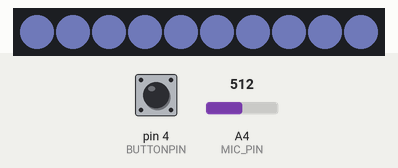
This sketch was run on a simulated Arduino Uno, built with avr-gcc and run on an emulated ATmega328P. Shown: 10 RGB LEDs in strip order, left to right. The test bench sets the inputs (shaded band); at power-on: pin 4 (BUTTONPIN) LOW, A4 (MIC_PIN) = 512. Dim RGB values are drawn brighter than linear; random numbers use the default seed unless the sketch sets one.

Above: at 1.29 s.
1.3 s: pin 4 (BUTTONPIN) pulled HIGH for 0.15 s
At 1.53 s:
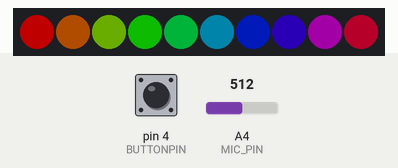
2.0 s: pin 4 (BUTTONPIN) pulled HIGH for 0.15 s
At 2.25 s:
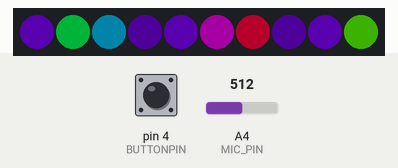
2.7 s: pin 4 (BUTTONPIN) pulled HIGH for 1 s
At 3.77 s:
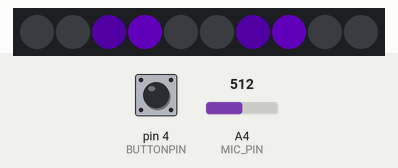
4.3 s: pin 4 (BUTTONPIN) pulled HIGH for 0.15 s
At 5.8 s:
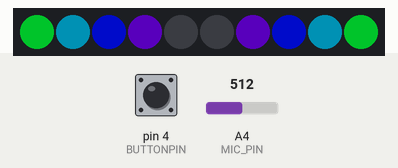
6.1 s: pin 4 (BUTTONPIN) pulled HIGH for 0.15 s
At 6.31 s:
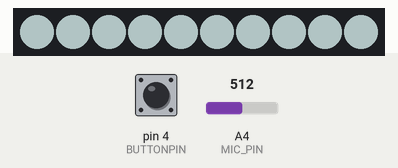
6.8 s: pin 4 (BUTTONPIN) pulled HIGH for 0.15 s
At 7.19 s:
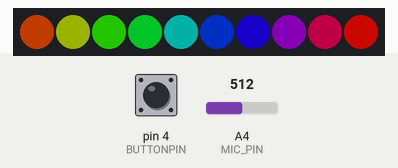

Measured:
- after the input at 6.1 s, the LEDs: change after 0.20 s (image 5)

The sketch:

Dale_Coachella_Project_CP.ino
```cpp
/*     ---------------------------------------------------------
 *     |  Blinking Bracelet Project for Coachella              |
 *     ---------------------------------------------------------
 *
 *  Uses the adafruit libraries for wearable LED arrays as well as accelerometer code
 */

#include <Adafruit_NeoPixel.h>

#define PIN 17
#define TPIXEL 10 //The total amount of pixel's/led's in your connected strip/stick (Default is 60)
#define BUTTONPIN 4 // the number of the pushbutton pin
#define MIC_PIN   A4  // Microphone is attached to this analog pin
#define DC_OFFSET  -172  // DC offset in mic signal - if unusure, leave 0
#define NOISE     10  // Noise/hum/interference in mic signal
#define SAMPLES   60  // Length of buffer for dynamic level adjustment
#define TOP       (TPIXEL + 2) // Allow dot to go slightly off scale
enum FadeDirection {FORWARD, REVERSE};

//color mode settings. These define the number of total number of color modes and the order that they are selected.
#define COLORFADE_MODE 0 //fade between two colors
//#define COLORWIPE_MODE 1 //color wipe mode
//#define RAINBOW_MODE 2 // rainbow mode
#define RAINBOWCYCLE_MODE 1 //rainbow cycle mode
#define THEATERCHASE_MODE 2 //
#define VUDOUBLE_MODE 3 // double vu mode constant
#define NUM_MODES 4 // sets the maximum number of color modes

const int longPressDuration = 750; // duration of a long press in milliseconds
const int brightnessLevels = 3; //defines how many brightness levels will be used
const int minBrightness = 80; //defines the lowest brightness level from 0-255
const int maxBrightness = 180; //defines the maximum brightness level from 0-255

// variables will change:
int
buttonState = 0,             // variable for reading the pushbutton status
lastButtonState = 0,     // variable for tracking the last button status
currentBrightness = 80;        // keeps track of the current color that is displayed for fading purposes

// the following variables are long's because the time, measured in miliseconds,
// will quickly become a bigger number than can be stored in an int.
long
buttonStart = 0,         // marks when the button was first pushed
lastDebounceTime = 0,  // the last time the output pin was toggled
debounceDelay = 50;    // the debounce time; increase if the output flickers
uint32_t currentColor = Adafruit_NeoPixel::Color(190,210,210),
fadeColor1 = Adafruit_NeoPixel::Color(190,210,210),
fadeColor2 = Adafruit_NeoPixel::Color(0,0,255);  // set the first color to black;

FadeDirection fadeDir = FORWARD;

volatile int lightMode = 0; // how many times the button has been pressed

uint16_t
WaitTime = 80;

unsigned long previousMillis;

//vuMeter variables
byte
peak      = 0,      // Used for falling dot
dotCount  = 0,      // Frame counter for delaying dot-falling speed
volCount  = 0,      // Frame counter for storing past volume data
count1 = 0,
count2 = 0;

int
vol[SAMPLES],       // Collection of prior volume samples
    lvl       = 10,      // Current "dampened" audio level
    minLvlAvg = 0,      // For dynamic adjustment of graph low & high
    maxLvlAvg = 512;

Adafruit_NeoPixel strip = Adafruit_NeoPixel(TPIXEL, PIN, NEO_GRB + NEO_KHZ800);
// our RGB -> eye-recognized gamma color
byte gammatable[256];

void setup() {
  pinMode(BUTTONPIN, INPUT); //Set the switch pin as input
  pinMode(PIN, OUTPUT);
  lastButtonState = digitalRead(BUTTONPIN);
  buttonState = lastButtonState;
  randomSeed(analogRead(0));
  strip.setBrightness(currentBrightness); //adjust brightness here
  strip.begin();
  strip.show(); // Initialize all pixels to 'off'
}

void loop() {
  debounceButton();
  if (lightMode == VUDOUBLE_MODE) {
    vuDoubleMeterUpdate();
  }
  else {
    if (millis() - previousMillis >= WaitTime) {
      switch (lightMode) {
        case COLORFADE_MODE:
         colorFadeUpdate();
         break;
 //       case COLORWIPE_MODE:
   //       colorWipeUpdate();
     //     break;
 //       case RAINBOW_MODE:
  //        rainbowUpdate();
   //       break;
        case RAINBOWCYCLE_MODE:
          rainbowCycleUpdate();
          break;
        case THEATERCHASE_MODE:
          theaterChaseUpdateTrail();
      }
      previousMillis = millis();
    }
  }
}

void debounceButton() {
  int reading = digitalRead(BUTTONPIN);
  if (reading != lastButtonState) {
    lastDebounceTime = millis();
  }

  if ((millis() - lastDebounceTime) > debounceDelay) {
    if (reading != buttonState) {
      buttonState = reading;

      if (buttonState == HIGH) {
        buttonStart = millis();
      }
      else {
        int pressDuration = millis() - buttonStart; //calculate how long the button was pressed for
        if (pressDuration < longPressDuration) {
          swap(); //change modes if the press was short
        }
        else {
          currentBrightness = currentBrightness + ((maxBrightness - minBrightness) / brightnessLevels); //step up our brightness, using 20 as our lowest light level
          if (currentBrightness > maxBrightness) {
            currentBrightness = minBrightness;
          }
          strip.setBrightness(currentBrightness); //fade gradually to a random color if it was a long press
        }
      }
    }
  }
  lastButtonState = reading;
}

void swap() {
  if (lightMode++ == NUM_MODES - 1) {
    lightMode = 0;
  }
  currentColor = getRandomColor();
  count1 = 0;
  count2 = 0;
}

uint32_t Wheel(byte WheelPos) {
  WheelPos = 255 - WheelPos;
  if (WheelPos < 85) {
    return strip.Color(255 - WheelPos * 3, 0, WheelPos * 3);
  } else if (WheelPos < 170) {
    WheelPos -= 85;
    return strip.Color(0, WheelPos * 3, 255 - WheelPos * 3);
  } else {
    WheelPos -= 170;
    return strip.Color(WheelPos * 3, 255 - WheelPos * 3, 0);
  }
}

uint32_t getRandomColor() {
  return Wheel(lowByte(random(0, 255)));
}

void colorWipeUpdate() {
  strip.setPixelColor(count1++, currentColor);
  strip.show();
  if (count1 == strip.numPixels()) {
    count1 = 0;
    currentColor = getRandomColor();
  }
}

void colorFadeUpdate() {
  byte TotalSteps = 50;
  int redColor, greenColor, blueColor;
        uint8_t red = ((Red(fadeColor1) * (TotalSteps - count1)) + (Red(fadeColor2) * count1)) / TotalSteps;
        uint8_t green = ((Green(fadeColor1) * (TotalSteps - count1)) + (Green(fadeColor2) * count1)) / TotalSteps;
        uint8_t blue = ((Blue(fadeColor1) * (TotalSteps - count1)) + (Blue(fadeColor2) * count1)) / TotalSteps;
  for (byte i = 0; i < strip.numPixels(); i++) {
    strip.setPixelColor(i, red, green, blue);
  }
  strip.show();
  if (fadeDir == FORWARD) {
    if (++count1 >= TotalSteps) {
      fadeDir = REVERSE;
    }
  }
  else {
    if (--count1 <= 0) {
      fadeDir = FORWARD;
    }
  }
}

void rainbowUpdate() {
  uint16_t i;
  for (i = 0; i < strip.numPixels(); i++) {
    strip.setPixelColor(i, Wheel((i + count1) & 255));
    strip.show();
    count1++;
    if (count1 == 256) {
      count1 = 0;
    }
  }
}
// Slightly different, this makes the rainbow equally distributed throughout
void rainbowCycleUpdate() {
  for (uint16_t i = 0; i < strip.numPixels(); i++) {
    strip.setPixelColor(i, Wheel(((i * 256 / strip.numPixels()) + count1++) & 255));
  }
  strip.show();
  if (count1 == 256 * 5) {
    count1 = 0;
  }
}

//Theatre-style crawling lights.
void theaterChaseUpdate() {
  for (int i = 0; i < strip.numPixels(); i = i + 4) {
    strip.setPixelColor(i + count1, currentColor);  //turn every third pixel on
  }
  strip.show();

  for (int i = 0; i < strip.numPixels(); i = i + 4) {
    strip.setPixelColor(i + count1, 0);      //turn every third pixel off
  }
  if (++count1 == 4) {
    count1 = 0;
  }
}

//Theatre-style crawling lights.
void theaterChaseUpdateTrail() {
  for (int i = 0; i < strip.numPixels(); i = i + 4) {
    strip.setPixelColor(i + count1, currentColor);  //turn every third pixel on
    strip.setPixelColor(i + count1 - 1, getHalfBrightness(currentColor));
  }
  strip.show();

  for (int i = 0; i < strip.numPixels(); i = i + 4) {
    strip.setPixelColor(i + count1, 0);      //turn every third pixel off
    strip.setPixelColor(i + count1 - 1, 0);
  }
  if (++count1 == 4) {
    count1 = 0;
  }
}
//VU Style Sound Meter with two bars
void vuDoubleMeterUpdate() {
  uint8_t  i;
  uint16_t minLvl, maxLvl;
  int      n, height;

  n   = analogRead(MIC_PIN);                        // Raw reading from mic
  n   = abs(n - 512 - DC_OFFSET); // Center on zero
  n   = (n <= NOISE) ? 0 : (n - NOISE);             // Remove noise/hum

  lvl = ((lvl * 7) + n) >> 3;    // "Dampened" reading (else looks twitchy)

  // Calculate bar height based on dynamic min/max levels (fixed point):
  height = TOP / 2 * (lvl - minLvlAvg) / (long)(maxLvlAvg - minLvlAvg);

  if (height < 0L)       height = 0;     // Clip output
  else if (height > TOP / 2) height = TOP / 2;


  // Color pixels based on rainbow gradient
  for (i = 0; i < TPIXEL / 2; i++) {
    if (i >= height)   {
      strip.setPixelColor(i,   0,   0, 0);
      strip.setPixelColor(TPIXEL - i - 1, 0, 0, 0);
    }
    else {
      strip.setPixelColor(i, Wheel(map(i, 0, strip.numPixels() / 2 - 1, 100, 230)));
      strip.setPixelColor(TPIXEL - i - 1, Wheel(map(i, 0, strip.numPixels() / 2 - 1, 100, 230)));
    }
  }

  strip.show(); // Update strip


  vol[volCount] = n;                      // Save sample for dynamic leveling
  if (++volCount >= SAMPLES) volCount = 0; // Advance/rollover sample counter

  // Get volume range of prior frames
  minLvl = maxLvl = vol[0];
  for (i = 1; i < SAMPLES; i++) {
    if (vol[i] < minLvl)      minLvl = vol[i];
    else if (vol[i] > maxLvl) maxLvl = vol[i];
  }
  // minLvl and maxLvl indicate the volume range over prior frames, used
  // for vertically scaling the output graph (so it looks interesting
  // regardless of volume level).  If they're too close together though
  // (e.g. at very low volume levels) the graph becomes super coarse
  // and 'jumpy'...so keep some minimum distance between them (this
  // also lets the graph go to zero when no sound is playing):
  if ((maxLvl - minLvl) < TOP) maxLvl = minLvl + TOP;
  minLvlAvg = (minLvlAvg * 63 + minLvl) >> 6; // Dampen min/max levels
  maxLvlAvg = (maxLvlAvg * 63 + maxLvl) >> 6; // (fake rolling average)

}

    // Returns the Red component of a 32-bit color
    uint8_t Red(uint32_t color)
    {
        return (color >> 16) & 0xFF;
    }

    // Returns the Green component of a 32-bit color
    uint8_t Green(uint32_t color)
    {
        return (color >> 8) & 0xFF;
    }

    // Returns the Blue component of a 32-bit color
    uint8_t Blue(uint32_t color)
    {
        return color & 0xFF;
    }

uint32_t getHalfBrightness (uint32_t color) {
  return (color & 0xfcfcfc) >> 1;
}
```
